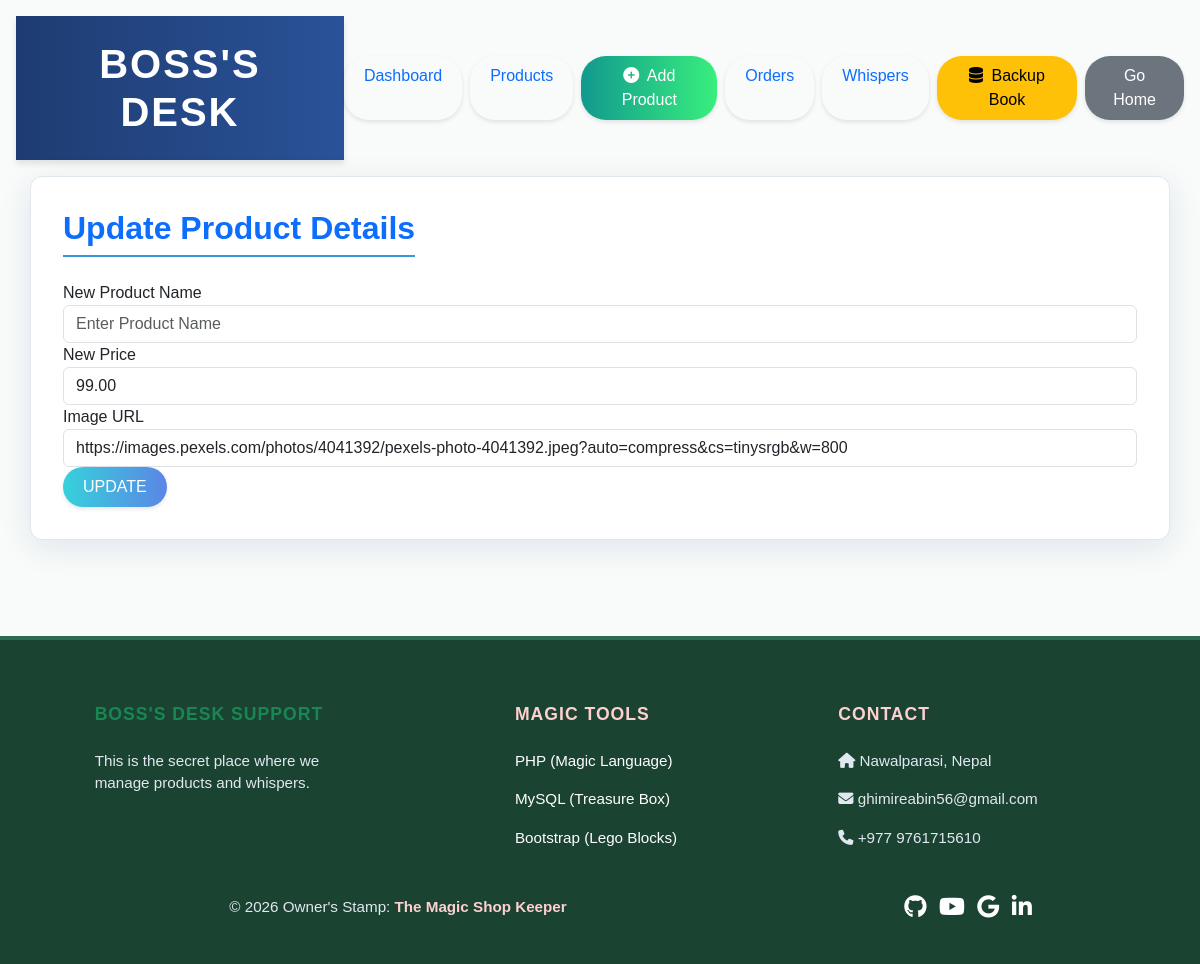
/crud_operations/update_student.php?id=1 (signed in), run on the app's committed database.
### tables this page shows
CREATE TABLE `products` (
  `id` int(11) NOT NULL AUTO_INCREMENT,
  `productName` varchar(100) NOT NULL,
  `price` decimal(10,2) NOT NULL,
  `image` varchar(255) DEFAULT NULL,
  `description` text DEFAULT NULL,
  `created_at` timestamp NOT NULL DEFAULT current_timestamp(),
  PRIMARY KEY (`id`)
);

### crud_operations/update_student.php (the view, shortened to what this page needs)
<?php
include("header.php"); ?>
<?php
include("connection.php"); ?>
<?php
$row = ['id' => '', 'name' => '', 'price' => '', 'image' => ''];
if (isset($_GET['id'])) {
    $id = mysqli_real_escape_string($conn, $_GET['id']);
    $query = "SELECT * FROM `products` WHERE `id` = '$id'";
    $result = mysqli_query($conn, $query);
    if ($result && mysqli_num_rows($result) > 0) {
        $row = mysqli_fetch_assoc($result);
    }
}
?>
<h2 class="text-center text-primary">Update Product Details</h2>
<form action="update_student.php<?php echo isset($_GET['id']) ? '?id='.$_GET['id'] : ''; ?>" method="POST">
    <div class="form-group">
        <label for="productName">New Product Name</label>
        <input type="text" class="form-control" name="productName" id="productName" placeholder="Enter Product Name"
            value="<?php echo $row['name']; ?>">
    </div>
    <div class="form-group">
        <label for="price">New Price</label>
        <input type="text" class="form-control" name="price" id="price" placeholder="Enter Price"
            value="<?php echo $row['price']; ?>">
    </div>
    <div class="form-group">
        <label for="image">Image URL</label>
        <input type="text" class="form-control" name="image" id="image" placeholder="Enter Image URL"
            value="<?php echo $row['image']; ?>">
    </div>
    <input type="submit" name="update_products" value="UPDATE" class="btn btn-primary">
</form>
<?php include("footer.php"); ?>

### crud_operations/style.css (style rules this page uses)
body { font-family: 'Poppins', sans-serif; background: #f8fbf9; min-height: 100vh; display: flex; flex-direction: column; }
h2 { color: #2c3e50; font-weight: 600; margin-bottom: 1.5rem; border-bottom: 2px solid #3498db; display: inline-block; padding-bottom: 0.5rem; }
.btn { border-radius: 25px; padding: 8px 20px; font-weight: 500; transition: all 0.3s ease; border: none; box-shadow: 0 2px 4px rgba(0, 0, 0, 0.1); }
.btn-primary { background: linear-gradient(to right, #36d1dc, #5b86e5); }

### data on the page
products: price "99.00", image "https://images.pexels.com/photos/4041392/pexels-photo-4041392.jpeg?auto=compress&cs=tinysrgb&w=800"
